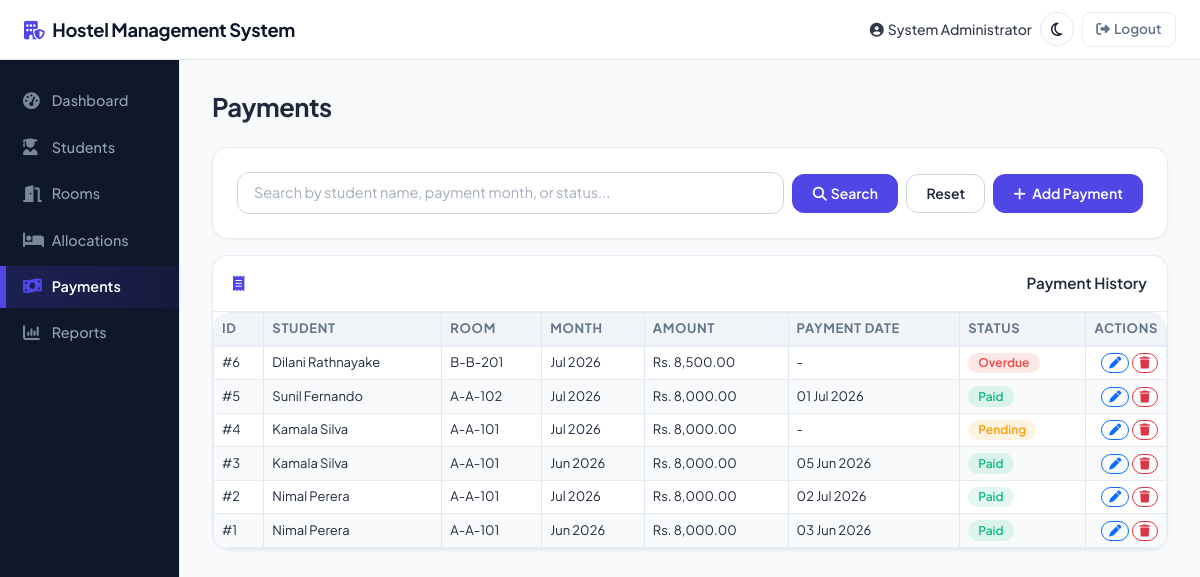
The app's page /payments.php (signed in) with its own data.
### tables this page shows
CREATE TABLE payments (
    PaymentID INT AUTO_INCREMENT PRIMARY KEY,
    AllocationID INT NOT NULL,
    PaymentMonth VARCHAR(7) NOT NULL COMMENT 'Format: YYYY-MM',
    Amount DECIMAL(10,2) NOT NULL CHECK (Amount > 0),
    PaymentDate DATE NULL,
    PaymentStatus ENUM('Paid','Pending','Overdue') NOT NULL DEFAULT 'Pending',
    CreatedAt TIMESTAMP DEFAULT CURRENT_TIMESTAMP,
    UpdatedAt TIMESTAMP DEFAULT CURRENT_TIMESTAMP ON UPDATE CURRENT_TIMESTAMP,
    CONSTRAINT fk_payment_allocation FOREIGN KEY (AllocationID) REFERENCES allocations(AllocationID)
        ON DELETE CASCADE ON UPDATE CASCADE,
    INDEX idx_payment_month (PaymentMonth),
    INDEX idx_payment_status (PaymentStatus)
);

CREATE TABLE students (
    StudentID INT AUTO_INCREMENT PRIMARY KEY,
    RegistrationNo VARCHAR(20) NOT NULL UNIQUE,
    FullName VARCHAR(100) NOT NULL,
    Gender ENUM('Male','Female','Other') NOT NULL,
    Phone VARCHAR(15) NOT NULL,
    Email VARCHAR(100) NOT NULL,
    Faculty VARCHAR(100) NOT NULL,
    Department VARCHAR(100) NOT NULL,
    AcademicYear VARCHAR(10) NOT NULL,
    CreatedAt TIMESTAMP DEFAULT CURRENT_TIMESTAMP,
    UpdatedAt TIMESTAMP DEFAULT CURRENT_TIMESTAMP ON UPDATE CURRENT_TIMESTAMP,
    INDEX idx_student_name (FullName),
    INDEX idx_student_regno (RegistrationNo)
);

CREATE TABLE rooms (
    RoomID INT AUTO_INCREMENT PRIMARY KEY,
    RoomNumber VARCHAR(20) NOT NULL UNIQUE,
    Block VARCHAR(20) NOT NULL,
    Floor INT NOT NULL,
    Capacity INT NOT NULL CHECK (Capacity > 0),
    OccupiedBeds INT NOT NULL DEFAULT 0,
    MonthlyFee DECIMAL(10,2) NOT NULL CHECK (MonthlyFee > 0),
    Status ENUM('Available','Full','Maintenance') NOT NULL DEFAULT 'Available',
    CreatedAt TIMESTAMP DEFAULT CURRENT_TIMESTAMP,
    UpdatedAt TIMESTAMP DEFAULT CURRENT_TIMESTAMP ON UPDATE CURRENT_TIMESTAMP,
    INDEX idx_room_number (RoomNumber),
    INDEX idx_room_block (Block)
);

### payments.php (the view, shortened to what this page needs)
<?php
require_once __DIR__ . '/includes/auth_check.php';
$search = clean($_GET['q'] ?? '');
$baseQuery = "SELECT p.*, s.FullName, s.RegistrationNo, r.RoomNumber, r.Block
              FROM payments p
              JOIN allocations a ON a.AllocationID = p.AllocationID
              JOIN students s ON s.StudentID = a.StudentID
              JOIN rooms r ON r.RoomID = a.RoomID";
if ($search !== '') {
    $stmt = $pdo->prepare($baseQuery . " WHERE s.FullName LIKE ? OR p.PaymentMonth LIKE ? OR p.PaymentStatus LIKE ?
                           ORDER BY p.PaymentID DESC");
    $like = "%$search%";
    $stmt->execute([$like, $like, $like]);
} else {
    $stmt = $pdo->query($baseQuery . ' ORDER BY p.PaymentID DESC');
}
$payments = $stmt->fetchAll();
require_once __DIR__ . '/includes/header.php';
require_once __DIR__ . '/includes/sidebar.php';
?>
<main class="main-content">
  <div class="mb-4">
    <h3 class="fw-bold mb-0">Payments</h3>
  </div>
  <div class="card mb-3">
    <div class="card-body">
      <form method="get" class="d-flex flex-wrap gap-2 align-items-center">
        <div class="flex-grow-1" style="min-width: 250px;">
          <input type="text" name="q" class="form-control" placeholder="Search by student name, payment month, or status..." value="<?= clean($search) ?>">
        </div>
        <div class="d-flex gap-2 align-items-center">
          <button class="btn btn-primary" type="submit"><i class="fa-solid fa-search me-1"></i>Search</button>
          <a href="payments.php" class="btn btn-outline-secondary">Reset</a>
          <button type="button" class="btn btn-primary" data-bs-toggle="modal" data-bs-target="#createPaymentModal">
            <i class="fa-solid fa-plus me-1"></i> Add Payment
          </button>
        </div>
      </form>
    </div>
  </div>
  <div class="card">
    <div class="card-header"><i class="fa-solid fa-receipt me-2"></i>Payment History</div>
    <div class="card-body p-0">
      <div class="table-responsive">
      <table class="table table-hover mb-0">
        <thead>
          <tr><th>ID</th><th>Student</th><th>Room</th><th>Month</th><th>Amount</th><th>Payment Date</th><th>Status</th><th class="text-end">Actions</th></tr>
        </thead>
        <tbody>
          <?php foreach ($payments as $p): ?>
          <tr>
            <td>#<?= (int)$p['PaymentID'] ?></td>
            <td><?= clean($p['FullName']) ?></td>
            <td><?= clean($p['Block'] . '-' . $p['RoomNumber']) ?></td>
            <td><?= formatMonth($p['PaymentMonth']) ?></td>
            <td><?= formatMoney($p['Amount']) ?></td>
            <td><?= formatDate($p['PaymentDate']) ?></td>
            <td><?= statusBadge($p['PaymentStatus']) ?></td>
            <td class="text-end">
              <button class="btn btn-sm btn-outline-primary" title="Edit"
                onclick='openEditModal("editPaymentModal", <?= json_encode($p, JSON_HEX_APOS | JSON_HEX_QUOT) ?>)'>
                <i class="fa-solid fa-pen"></i></button>
              <button class="btn btn-sm btn-outline-danger" title="Delete"
                data-bs-toggle="modal" data-bs-target="#deletePaymentModal"
                onclick="document.getElementById('deletePaymentId').value='<?= (int)$p['PaymentID'] ?>';">
                <i class="fa-solid fa-trash"></i></button>
            </td>
          </tr>
          <?php endforeach; ?>
        </tbody>
      </table>
      </div>
    </div>
  </div>
</main>
<?php require_once __DIR__ . '/includes/footer.php'; ?>

### includes/functions.php (shortened to what this page needs)
<?php
function clean($value) {
    return htmlspecialchars(trim($value ?? ''), ENT_QUOTES, 'UTF-8');
}
function formatMoney($amount) {
    return 'Rs. ' . number_format((float)$amount, 2);
}
function formatDate($date) {
    if (empty($date)) return '-';
    return date('d M Y', strtotime($date));
}
function formatMonth($month) {
    $time = strtotime(strlen($month) === 7 ? $month . '-01' : $month);
    return $time ? date('M Y', $time) : clean($month);
}
function statusBadge($status) {
    $map = [
        'Active'      => 'success',
        'Checked Out' => 'secondary',
        'Transferred' => 'info',
        'Available'   => 'success',
        'Full'        => 'danger',
        'Maintenance' => 'warning',
        'Paid'        => 'success',
        'Pending'     => 'warning',
        'Overdue'     => 'danger',
    ];
    $class = $map[$status] ?? 'secondary';
    return "<span class=\"badge bg-$class\">" . clean($status) . "</span>";
}

### records on screen
payments: PaymentID "6", students.FullName "Dilani Rathnayake", rooms.Block+RoomNumber "B-B-201", PaymentMonth "Jul 2026", Amount "Rs. 8,500.00", PaymentDate "-", PaymentStatus "Overdue"
payments: PaymentID "5", students.FullName "Sunil Fernando", rooms.Block+RoomNumber "A-A-102", PaymentMonth "Jul 2026", Amount "Rs. 8,000.00", PaymentDate "01 Jul 2026", PaymentStatus "Paid"
payments: PaymentID "4", students.FullName "Kamala Silva", rooms.Block+RoomNumber "A-A-101", PaymentMonth "Jul 2026", Amount "Rs. 8,000.00", PaymentDate "-", PaymentStatus "Pending"
payments: PaymentID "3", students.FullName "Kamala Silva", rooms.Block+RoomNumber "A-A-101", PaymentMonth "Jun 2026", Amount "Rs. 8,000.00", PaymentDate "05 Jun 2026", PaymentStatus "Paid"
payments: PaymentID "2", students.FullName "Nimal Perera", rooms.Block+RoomNumber "A-A-101", PaymentMonth "Jul 2026", Amount "Rs. 8,000.00", PaymentDate "02 Jul 2026", PaymentStatus "Paid"
payments: PaymentID "1", students.FullName "Nimal Perera", rooms.Block+RoomNumber "A-A-101", PaymentMonth "Jun 2026", Amount "Rs. 8,000.00", PaymentDate "03 Jun 2026", PaymentStatus "Paid"

### other values on screen
$_SESSION['full_name'] "System Administrator"
